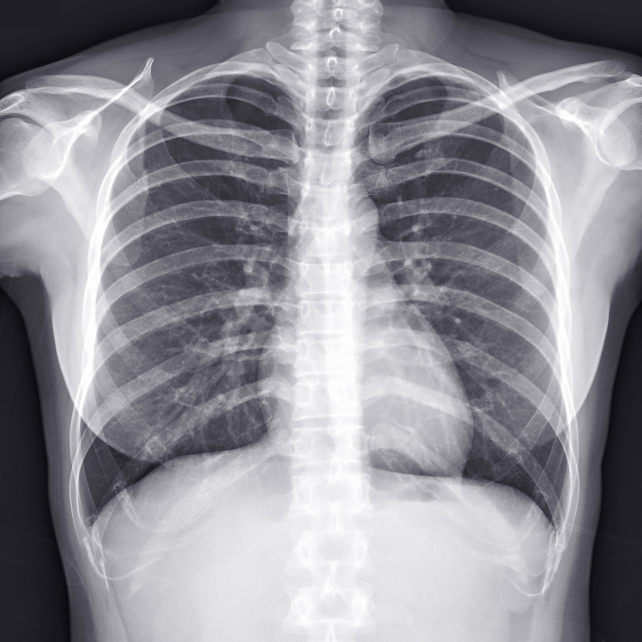
%> input picture Codigos/Segmentation/radiograph1.jpg, 1283 x 1283 px (shown at 1/2 size)
$ octave ImSegmentation.m   (GNU Octave 9; MATLAB toolbox functions it lacks are replaced by stand-ins)
%> lines starting %> are read from the running program, lines starting %| are printed output that depends on the picture; in (x1, y1, x2, y2) boxes, pixels count from 0 and x2, y2 are one past the last pixel; in counts of white or black regions, pixels touching at a corner belong together; the program's own positions count from 1
f=imread('radiograph1.jpg');
%> f is the input picture: size 1283x1283x3 uint8; mean R, G, B 144.3, 143.2, 150.1
f=double(f(:,:,1));
%> f: size 1283x1283 double
f=f/max(max(f));
f=imresize(f,0.15);
%> f: size 193x193 double
figure(1)
imshow(f,[]);
%% Thresholding

seg1 = f > 0.5;
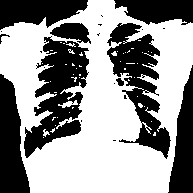
%> seg1: size 193x193 logical; 57.7% white; 21 black regions (12 under 20 px), largest, box (x1, y1, x2, y2) and area: (24, 36, 89, 158) 3943, (107, 23, 171, 159) 3552, (0, 74, 30, 193) 2386
imshow(seg1,[])
imshow(seg1.*f,[])
seg1 = f < 0.75;
%> seg1: size 193x193 logical; 66.9% white; 40 black regions (33 under 20 px), largest, box (x1, y1, x2, y2) and area: (38, 0, 162, 193) 8575, (145, 23, 193, 179) 1724, (0, 20, 55, 144) 1690
imshow(seg1,[])
imshow(seg1.*f,[])

imhist(f)
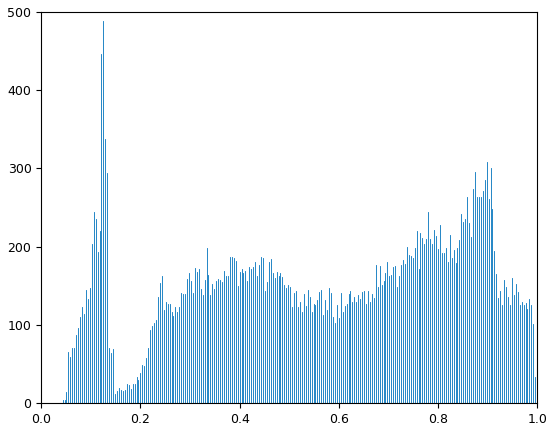
%> figure redrawn from the program's plot data; highest point at x = 0.125, y = 488
% Use a third threshold based on the histogram
%%
%% Otsu method

thr = graythresh(f)
%> thr = 0.549
seg1 = f > thr;
%> seg1: size 193x193 logical; 53.3% white; 29 black regions (22 under 20 px), largest, box (x1, y1, x2, y2) and area: (24, 22, 91, 159) 5082, (107, 23, 171, 159) 4205, (0, 73, 32, 193) 2474
imshow(seg1,[])
dxp=[0,1;-1,0];
dyp=[1,0;0,-1];
edgemap = abs(conv2(seg1,dxp,'same'))+abs(conv2(seg1,dyp,'same'));
imshow(f+edgemap,[0,1]);

% Compare the otsu provided threshold vs the one you selected in the
% preview step.
% Do you trust the Otsu treshold?
% Select your own image and compute the otsu threshold
%% Kmeans segmentation

[L,Centers] = imsegkmeans(int8(255*f),3);
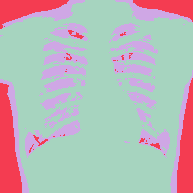
%> L: size 193x193 uint8; 3 distinct labels, from 1 to 3; one colour per label, 0 black
%> Centers = [125; 31; 82]
B = labeloverlay(f,L);
imshow(B)
title("Labeled Image")
imshow(int8(255*f)<Centers(1),[])
imshow(int8(255*f)<Centers(2),[])
imshow(int8(255*f)>Centers(3),[])
edgemap = abs(conv2(L,dxp,'same'))+abs(conv2(L,dyp,'same'));
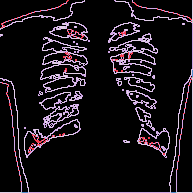
%> edgemap: size 193x193 double; 7 distinct labels, from 0 to 6; one colour per label, 0 black
imshow(f+edgemap,[0,1]);

% Do the same procedure but now with 5 centers.
% Is the segmentation better?
%% Watershed segmentation

edgeC = edge(f,'Canny');
%> edgeC: size 193x193 logical; 11.7% white in thin lines or dots
imshow(edgeC,[])
D = bwdist(edgeC);
imshow(D,[])
title('Distance Transform of Binary Image')
L = watershed(D);
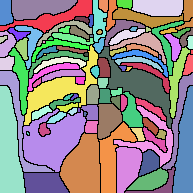
%> L: size 193x193 uint8; 109 distinct labels, from 0 to 108; one colour per label, 0 black

edgemap = abs(conv2(L,dxp,'same'))+abs(conv2(L,dyp,'same'));
imshow(f+edgemap,[0,1]);


L(edgeC) = 0;
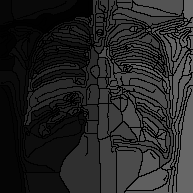
%> L: size 193x193 uint8; 11.66% of pixels changed, all inside (x1, y1, x2, y2) = (1, 1, 192, 192)
%%
% Display the resulting label matrix as an RGB image.

rgb = label2rgb(L,'jet',[.5 .5 .5]);
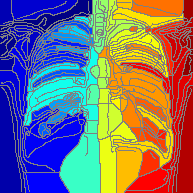
%> rgb: size 193x193x3 uint8; mean R, G, B 120.4, 112.6, 118.3
imshow(rgb)
title('Watershed Transform')

% provide an alterante segmentation based on a different edge detector
